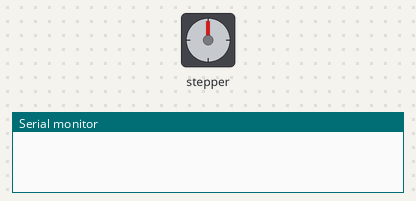
This sketch was run on a simulated ESP8266 (NodeMCU). On the bench: stepper motor, the last lines printed to the serial monitor. Stepper angles assume 200 steps per turn.

Above: at 0.15 s.
At 10.07 s:
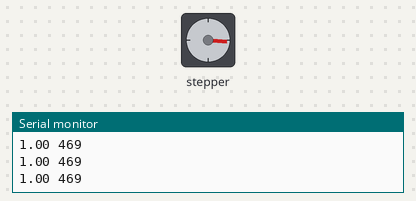
At 19.99 s:
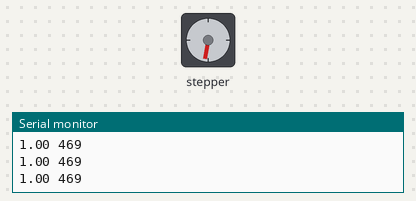
At 39.83 s:
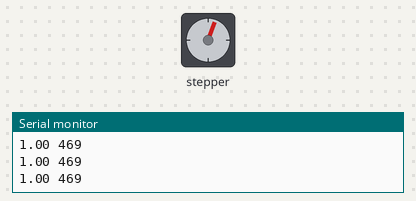
Timing chart, 0 to 40.0 s (numbered marks = the images above):
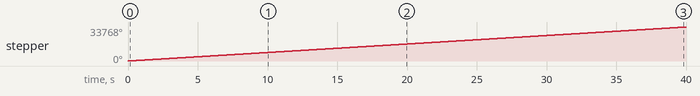

Measured:
- by itself, stepper: keeps turning clockwise at about 845°/s

The sketch:

A4988_Test.ino
```cpp
//Definizione dei PIN
const int pinDir = D7;
const int pinStep = D6;

//const int pinDir = D5;
//const int pinStep = D4;

const int numStepMotore = 200; //E' il numero di step per rotazione del motore (potrebbe differire in base al modello)
const long velocita = 1000; //Si tratta di microsecondi tra un impulso e l'altro sul pin STEP

// corrente troppo altra fa vibrare tutto

#define MAX_STEPS_BY_SECONDS 650 // provare vari valori per il motore in speed 100

#include <AccelStepper.h>

 AccelStepper stepper(AccelStepper::DRIVER,pinStep, pinDir);

long timer_old;
long timer_value;
long lastPos;
float dt;

void setup() {
  //inizializzo i PIN come OUTPUT
   Serial.begin(9600);
//  pinMode(pinStep, OUTPUT);
  //pinMode(pinDir, OUTPUT);

    stepper.setMaxSpeed(MAX_STEPS_BY_SECONDS);
    stepper.setAcceleration(10);
    stepper.setSpeed(700); // steps per secondo
    timer_old=0;
    lastPos=0;

     stepper.moveTo(0);
}


void loop() {
//Serial.println("loop");

/*
  // Check if the motor has reached its target position
  if (stepper.distanceToGo() == 0) {
    // If the motor has reached its target position, choose a new random target
    int newPosition = random(-1000, 1000);
    stepper.moveTo(newPosition);
  }

  // Step the motor
  stepper.run();
  return;
  // ===================
*/
  stepper.runSpeed();

    timer_value = micros();
    dt = (timer_value - timer_old) * 0.000001; // dt in seconds
    //timer_old = timer_value;

    if (dt > 1)
    {
      timer_old = timer_value;
      long    pos = stepper.currentPosition();
      long delta =  pos - lastPos;
      lastPos = pos;
      Serial.print(dt);
      Serial.print(" ");
      Serial.println(delta);
    }

    return;

  //definiamo la direzione del motore
  digitalWrite(pinDir, HIGH);

  //esegue un giro completo in un senso
  for (int x = 0; x < numStepMotore; x++) {
    digitalWrite(pinStep, HIGH);
    delayMicroseconds(velocita);
    digitalWrite(pinStep, LOW);
    delayMicroseconds(velocita);
  }
Serial.println("inv");
  //aspetto 2 secondi
  delay(2000);

Serial.println("inv1");
  //cambio la direzione di marcia
  digitalWrite(pinDir, LOW);

  //rieseguo un altro giro completo nel senso opposto
  for (int x = 0; x < numStepMotore; x++) {
    digitalWrite(pinStep, HIGH);
    delayMicroseconds(velocita);
    digitalWrite(pinStep, LOW);
    delayMicroseconds(velocita);
  }

  //aspetto altri 2 secondi
  delay(2000);
  Serial.println("inv1");
}
```
